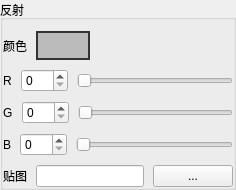
                    <widget class="QGroupBox" name="specpanel">
                     <property name="sizePolicy">
                      <sizepolicy hsizetype="Preferred" vsizetype="Preferred">
                       <horstretch>0</horstretch>
                       <verstretch>0</verstretch>
                      </sizepolicy>
                     </property>
                     <property name="title">
                      <string>反射</string>
                     </property>
                     <property name="flat">
                      <bool>true</bool>
                     </property>
                     <layout class="QVBoxLayout" name="verticalLayout_6">
                      <property name="spacing">
                       <number>9</number>
                      </property>
                      <property name="leftMargin">
                       <number>0</number>
                      </property>
                      <property name="rightMargin">
                       <number>0</number>
                      </property>
                      <property name="bottomMargin">
                       <number>0</number>
                      </property>
                      <item>
                       <layout class="QHBoxLayout" name="horizontalLayout_20">
                        <item>
                         <widget class="QLabel" name="label_26">
                          <property name="text">
                           <string>颜色</string>
                          </property>
                         </widget>
                        </item>
                        <item>
                         <widget class="QPushButton" name="specbutton">
                          <property name="styleSheet">
                           <string notr="true">border:2px solid #333333;
border-radius:0;
background-color:#bbbbbb;
width:50px;
height:25px;</string>
                          </property>
                          <property name="text">
                           <string/>
                          </property>
                         </widget>
                        </item>
                        <item>
                         <spacer name="horizontalSpacer_6">
                          <property name="orientation">
                           <enum>Qt::Horizontal</enum>
                          </property>
                          <property name="sizeHint" stdset="0">
                           <size>
                            <width>40</width>
                            <height>20</height>
                           </size>
                          </property>
                         </spacer>
                        </item>
                       </layout>
                      </item>
                      <item>
                       <layout class="QHBoxLayout" name="horizontalLayout_11">
                        <item>
                         <widget class="QLabel" name="label_9">
                          <property name="text">
                           <string>R</string>
                          </property>
                          <property name="buddy">
                           <cstring>specR</cstring>
                          </property>
                         </widget>
                        </item>
                        <item>
                         <widget class="QSpinBox" name="specR">
                          <property name="maximum">
                           <number>255</number>
                          </property>
                         </widget>
                        </item>
                        <item>
                         <widget class="QSlider" name="specRslider">
                          <property name="maximum">
                           <number>255</number>
                          </property>
                          <property name="value">
                           <number>0</number>
                          </property>
                          <property name="orientation">
                           <enum>Qt::Horizontal</enum>
                          </property>
                         </widget>
                        </item>
                       </layout>
                      </item>
                      <item>
                       <layout class="QHBoxLayout" name="horizontalLayout_10">
                        <item>
                         <widget class="QLabel" name="label_8">
                          <property name="text">
                           <string>G</string>
                          </property>
                          <property name="buddy">
                           <cstring>specG</cstring>
                          </property>
                         </widget>
                        </item>
                        <item>
                         <widget class="QSpinBox" name="specG">
                          <property name="maximum">
                           <number>255</number>
                          </property>
                         </widget>
                        </item>
                        <item>
                         <widget class="QSlider" name="specGslider">
                          <property name="maximum">
                           <number>255</number>
                          </property>
                          <property name="value">
                           <number>0</number>
                          </property>
                          <property name="orientation">
                           <enum>Qt::Horizontal</enum>
                          </property>
                         </widget>
                        </item>
                       </layout>
                      </item>
                      <item>
                       <layout class="QHBoxLayout" name="horizontalLayout_9">
                        <item>
                         <widget class="QLabel" name="label_7">
                          <property name="text">
                           <string>B</string>
                          </property>
                          <property name="buddy">
                           <cstring>specB</cstring>
                          </property>
                         </widget>
                        </item>
                        <item>
                         <widget class="QSpinBox" name="specB">
                          <property name="maximum">
                           <number>255</number>
                          </property>
                         </widget>
                        </item>
                        <item>
                         <widget class="QSlider" name="specBslider">
                          <property name="maximum">
                           <number>255</number>
                          </property>
                          <property name="value">
                           <number>0</number>
                          </property>
                          <property name="orientation">
                           <enum>Qt::Horizontal</enum>
                          </property>
                         </widget>
                        </item>
                       </layout>
                      </item>
                      <item>
                       <layout class="QHBoxLayout" name="horizontalLayout_12">
                        <item>
                         <widget class="QLabel" name="label_10">
                          <property name="text">
                           <string>贴图</string>
                          </property>
                          <property name="buddy">
                           <cstring>spectexpath</cstring>
                          </property>
                         </widget>
                        </item>
                        <item>
                         <widget class="QLineEdit" name="spectexpath"/>
                        </item>
                        <item>
                         <widget class="QPushButton" name="spectexbutton">
                          <property name="text">
                           <string>...</string>
                          </property>
                         </widget>
                        </item>
                       </layout>
                      </item>
                     </layout>
                    </widget>
